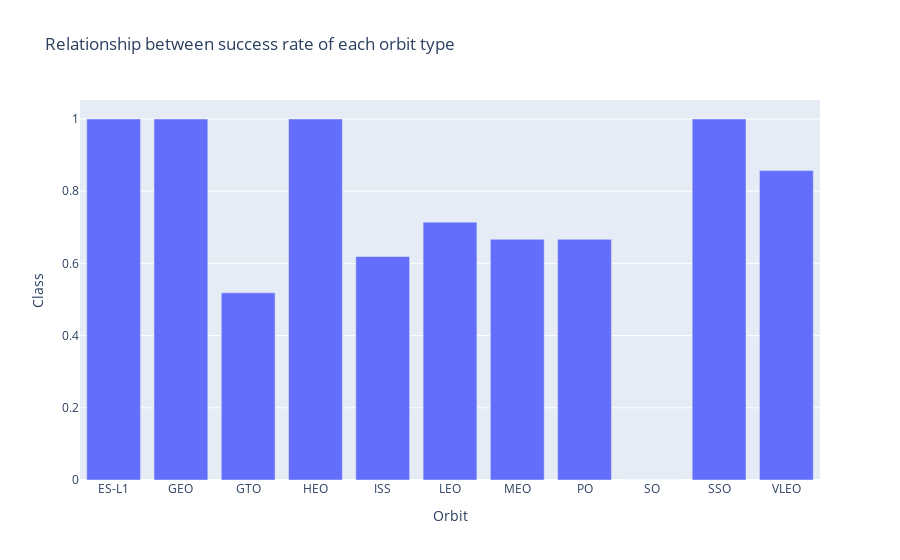

This figure's notebook cell:
### Code cell
# HINT use groupby method on Orbit column and get the mean of Class column
bar_data = df.groupby(['Orbit'])['Class'].mean().reset_index()

fig = px.bar(bar_data, x="Orbit", y="Class", title='Relationship between success rate of each orbit type') 
fig.show()

### Figure 1 — Plotly figure (JSON) as saved in the notebook; plotly's stock layout.template omitted (floating-point values rounded to 4 significant figures)
{"data": [{"alignmentgroup": "True", "hovertemplate": "Orbit=%{x}<br>Class=%{y}<extra></extra>", "legendgroup": "", "marker": {"color": "#636efa", "pattern": {"shape": ""}}, "name": "", "offsetgroup": "", "orientation": "v", "showlegend": false, "textposition": "auto", "type": "bar", "x": ["ES-L1", "GEO", "GTO", "HEO", "ISS", "LEO", "MEO", "PO", "SO", "SSO", "VLEO"], "xaxis": "x", "y": [1, 1, 0.5185, 1, 0.619, 0.7143, 0.6667, 0.6667, 0, 1, 0.8571], "yaxis": "y"}], "layout": {"barmode": "relative", "legend": {"tracegroupgap": 0}, "title": {"text": "Relationship between success rate of each orbit type"}, "xaxis": {"anchor": "y", "domain": [0, 1], "title": {"text": "Orbit"}}, "yaxis": {"anchor": "x", "domain": [0, 1], "title": {"text": "Class"}}}}
